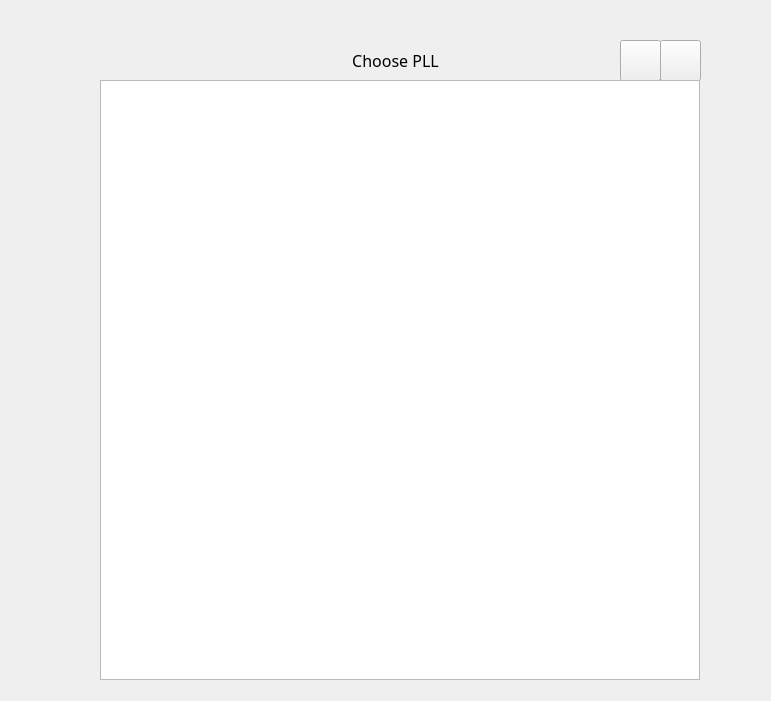
<?xml version="1.0" encoding="UTF-8"?>
<ui version="4.0">
 <class>PLLWindow</class>
 <widget class="QMainWindow" name="PLLWindow">
  <property name="geometry">
   <rect>
    <x>0</x>
    <y>0</y>
    <width>771</width>
    <height>701</height>
   </rect>
  </property>
  <property name="font">
   <font>
    <family>幼圆</family>
   </font>
  </property>
  <property name="windowTitle">
   <string>PLLWindow</string>
  </property>
  <widget class="QWidget" name="centralwidget">
   <widget class="QWidget" name="widget" native="true">
    <property name="geometry">
     <rect>
      <x>100</x>
      <y>40</y>
      <width>601</width>
      <height>41</height>
     </rect>
    </property>
    <property name="font">
     <font>
      <family>Microsoft YaHei</family>
      <pointsize>12</pointsize>
     </font>
    </property>
    <property name="layoutDirection">
     <enum>Qt::LeftToRight</enum>
    </property>
    <widget class="QPushButton" name="closeButton">
     <property name="geometry">
      <rect>
       <x>560</x>
       <y>0</y>
       <width>41</width>
       <height>41</height>
      </rect>
     </property>
     <property name="cursor">
      <cursorShape>PointingHandCursor</cursorShape>
     </property>
     <property name="text">
      <string/>
     </property>
    </widget>
    <widget class="QPushButton" name="minButton">
     <property name="geometry">
      <rect>
       <x>520</x>
       <y>0</y>
       <width>41</width>
       <height>41</height>
      </rect>
     </property>
     <property name="cursor">
      <cursorShape>PointingHandCursor</cursorShape>
     </property>
     <property name="text">
      <string/>
     </property>
    </widget>
    <widget class="QLabel" name="label">
     <property name="geometry">
      <rect>
       <x>200</x>
       <y>5</y>
       <width>191</width>
       <height>31</height>
      </rect>
     </property>
     <property name="font">
      <font>
       <family>Microsoft YaHei</family>
       <pointsize>12</pointsize>
      </font>
     </property>
     <property name="layoutDirection">
      <enum>Qt::LeftToRight</enum>
     </property>
     <property name="text">
      <string>Choose PLL</string>
     </property>
     <property name="alignment">
      <set>Qt::AlignCenter</set>
     </property>
    </widget>
   </widget>
   <widget class="QTableWidget" name="tableWidget">
    <property name="geometry">
     <rect>
      <x>100</x>
      <y>80</y>
      <width>600</width>
      <height>600</height>
     </rect>
    </property>
   </widget>
  </widget>
 </widget>
 <resources/>
 <connections/>
</ui>
